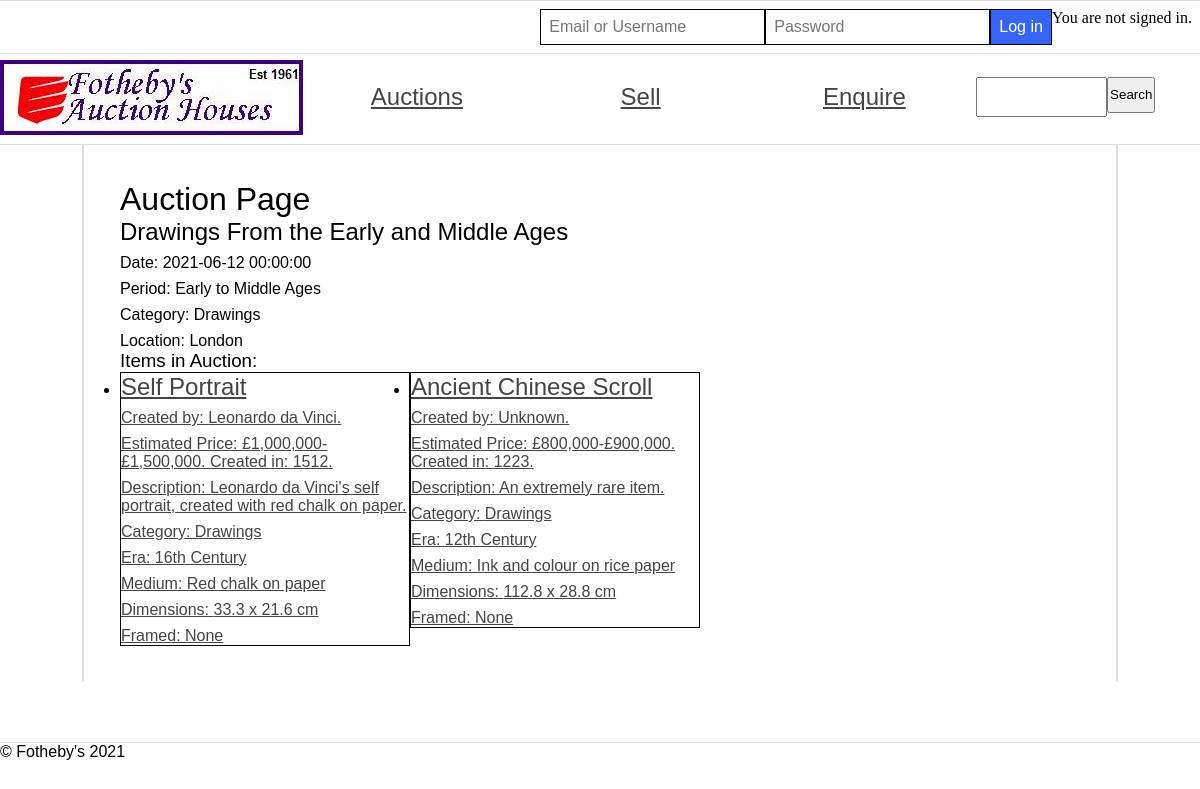
Screenshot of /default/public/auctionview.php?lot_reference_number=100001 with the database file from the repository.
### tables this page shows
CREATE TABLE `auction` (
  `lot_reference_number` int(6) NOT NULL AUTO_INCREMENT,
  `title` varchar(60) DEFAULT NULL,
  `date` datetime DEFAULT NULL,
  `period` varchar(30) DEFAULT NULL,
  `category` varchar(30) DEFAULT NULL,
  `location` varchar(30) DEFAULT NULL,
  PRIMARY KEY (`lot_reference_number`)
);

CREATE TABLE `item` (
  `lot_number` int(6) NOT NULL AUTO_INCREMENT,
  `seller_id` int(6) DEFAULT NULL,
  `title` varchar(30) DEFAULT NULL,
  `artist` varchar(30) DEFAULT NULL,
  `estimated_price` varchar(30) DEFAULT NULL,
  `date_of_creation` int(4) DEFAULT NULL,
  `era` varchar(30) DEFAULT NULL,
  `description` varchar(100) DEFAULT NULL,
  `category` varchar(30) DEFAULT NULL,
  `medium` varchar(30) DEFAULT NULL,
  `dimensions` varchar(30) DEFAULT NULL,
  `framed` varchar(30) DEFAULT NULL,
  PRIMARY KEY (`lot_number`)
);

### default/public/auctionview.php (the view, shortened to what this page needs)
<?php
	require 'header.php';
?>
<main>
<h1>Auction Page</h1>
<?php
if (isset($_GET['lot_reference_number'])) {
    require 'dbconnect.php';
	$stmt = $pdo->prepare('SELECT * FROM auction WHERE lot_reference_number =? LIMIT 1');
	$stmt->execute(array($_GET['lot_reference_number']));
	foreach ($stmt as $row) {
    	if ($auctionresults = 0) {
    	    header("Location: auctionview.php?error=auctionnotfound");
    	    exit();
		}
		else { ?>
			<section class="details">
			<h2><?=$row['title']?></h2>
			<p>Date: <?=$row['date']?></p>
			<p>Period: <?=$row['period']?></p>
            <p>Category: <?=$row['category']?></p>
            <p>Location: <?=$row['location']?></p>
            <h3>Items in Auction: </h3>
                <ul class="itemList">
                <?php
                $itemstmt = $pdo->prepare(
                'SELECT i.* FROM item i
                JOIN auction_item ai
                ON i.lot_number = ai.lot_number
                JOIN auction a
                ON ai.lot_reference_number = a.lot_reference_number
                WHERE a.lot_reference_number=?');
                $itemstmt->execute(array($row['lot_reference_number']));
                foreach ($itemstmt as $item) {?>
                    <li class="auctionItem"><div><a href="itemview.php?&lot_number=<?=$item['lot_number']?>" class="product">
                    <h2 class="name"><?=$item['title']?></h2><p>Created by: <?=$item['artist']?>. </p><p>Estimated Price: <?=$item['estimated_price']?>. Created in: <?=$item['date_of_creation']?>.</p>
                    <p>Description: <?=$item['description']?></p>
                    <p>Category: <?=$item['category']?></p>
                        <p>Era: <?=$item['era']?></p>
                        <p>Medium: <?=$item['medium']?></p>
                        <p>Dimensions: <?=$item['dimensions']?></p>
                        <p>Framed: <?=$item['framed']?></p>
                        </a></div></li> <?php
                }
                ?>
                </ul>
			<?php
		}
	}
}
?>
</main>
<?php
	require 'footer.php';
?>

### default/public/fothebys.css (style rules this page uses)
* { margin: 0; padding: 0; }
body { font-family: 'Oxygen-Regular', sans-serif; background-color: #ffffff; max-width: 100vw; overflow-x: hidden; }
h1, h2, h3, h4 { font-weight: normal; }
a, a:visited { color: #444; }
main { padding: 3vw; display: grid; overflow: hidden; width: 80vw; margin: auto; border-left: 2px solid #ddd; border-right: 2px solid #ddd; grid-template-columns: 1fr; }
li.auctionItem { border: 1px solid black; width: 30%; float:left; }
.details p { margin-top: 0.5em; }

### rows the page displays
auction: title "Drawings From the Early and Middle Ages", date "2021-06-12 00:00:00", period "Early to Middle Ages", category "Drawings", location "London"
item: title "Self Portrait", artist "Leonardo da Vinci", estimated_price "£1,000,000-£1,500,000", date_of_creation "1512", description "Leonardo da Vinci's self portrait, created with red chalk on paper.", category "Drawings", era "16th Century", medium "Red chalk on paper", dimensions "33.3 x 21.6 cm", framed "None"
item: title "Ancient Chinese Scroll", artist "Unknown", estimated_price "£800,000-£900,000", date_of_creation "1223", description "An extremely rare item.", category "Drawings", era "12th Century", medium "Ink and colour on rice paper", dimensions "112.8 x 28.8 cm", framed "None"
